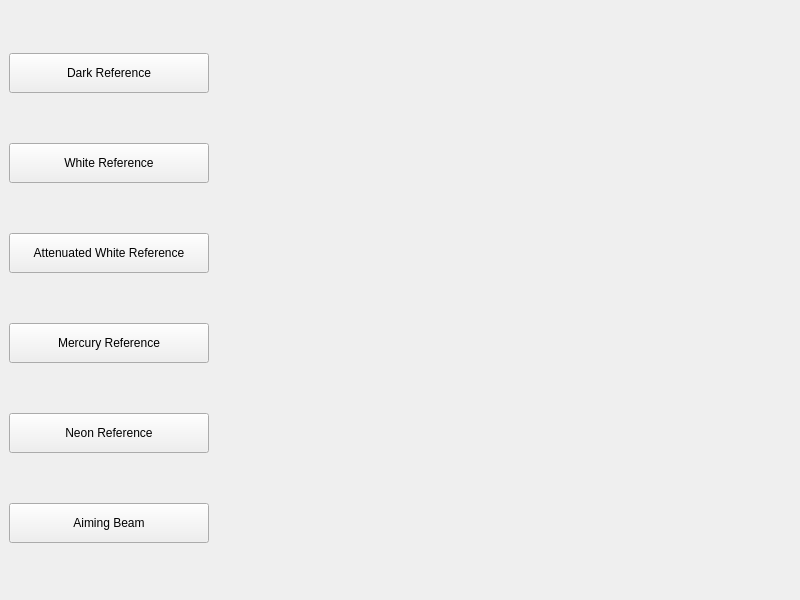
<?xml version="1.0" encoding="UTF-8"?>
<ui version="4.0">
 <class>SpectroApp</class>
 <widget class="QMainWindow" name="SpectroApp">
  <property name="geometry">
   <rect>
    <x>0</x>
    <y>0</y>
    <width>800</width>
    <height>600</height>
   </rect>
  </property>
  <property name="windowTitle">
   <string>Spectral Client</string>
  </property>
  <widget class="QWidget" name="centralwidget">
   <layout class="QHBoxLayout" name="horizontalLayout">
    <item>
     <layout class="QVBoxLayout" name="buttonLayout">
      <item>
       <widget class="QPushButton" name="btnDarkRef">
        <property name="minimumSize">
         <size>
          <width>0</width>
          <height>40</height>
         </size>
        </property>
        <property name="maximumSize">
         <size>
          <width>200</width>
          <height>16777215</height>
         </size>
        </property>
        <property name="styleSheet">
         <string notr="true"/>
        </property>
        <property name="text">
         <string>Dark Reference</string>
        </property>
       </widget>
      </item>
      <item>
       <widget class="QPushButton" name="btnWhiteRef">
        <property name="minimumSize">
         <size>
          <width>0</width>
          <height>40</height>
         </size>
        </property>
        <property name="maximumSize">
         <size>
          <width>200</width>
          <height>16777215</height>
         </size>
        </property>
        <property name="text">
         <string>White Reference</string>
        </property>
       </widget>
      </item>
      <item>
       <widget class="QPushButton" name="btnAttWhiteRef">
        <property name="minimumSize">
         <size>
          <width>50</width>
          <height>40</height>
         </size>
        </property>
        <property name="maximumSize">
         <size>
          <width>200</width>
          <height>16777215</height>
         </size>
        </property>
        <property name="text">
         <string>Attenuated White Reference</string>
        </property>
       </widget>
      </item>
      <item>
       <widget class="QPushButton" name="btnMercuryRef">
        <property name="minimumSize">
         <size>
          <width>150</width>
          <height>40</height>
         </size>
        </property>
        <property name="maximumSize">
         <size>
          <width>200</width>
          <height>16777215</height>
         </size>
        </property>
        <property name="text">
         <string>Mercury Reference</string>
        </property>
       </widget>
      </item>
      <item>
       <widget class="QPushButton" name="btnNeonRef">
        <property name="minimumSize">
         <size>
          <width>198</width>
          <height>40</height>
         </size>
        </property>
        <property name="maximumSize">
         <size>
          <width>200</width>
          <height>16777215</height>
         </size>
        </property>
        <property name="text">
         <string>Neon Reference</string>
        </property>
       </widget>
      </item>
      <item>
       <widget class="QPushButton" name="btnAimingBeam">
        <property name="minimumSize">
         <size>
          <width>150</width>
          <height>40</height>
         </size>
        </property>
        <property name="maximumSize">
         <size>
          <width>200</width>
          <height>16777215</height>
         </size>
        </property>
        <property name="text">
         <string>Aiming Beam</string>
        </property>
       </widget>
      </item>
     </layout>
    </item>
    <item>
     <widget class="QWidget" name="plotArea" native="true"/>
    </item>
   </layout>
  </widget>
 </widget>
 <resources/>
 <connections/>
</ui>
